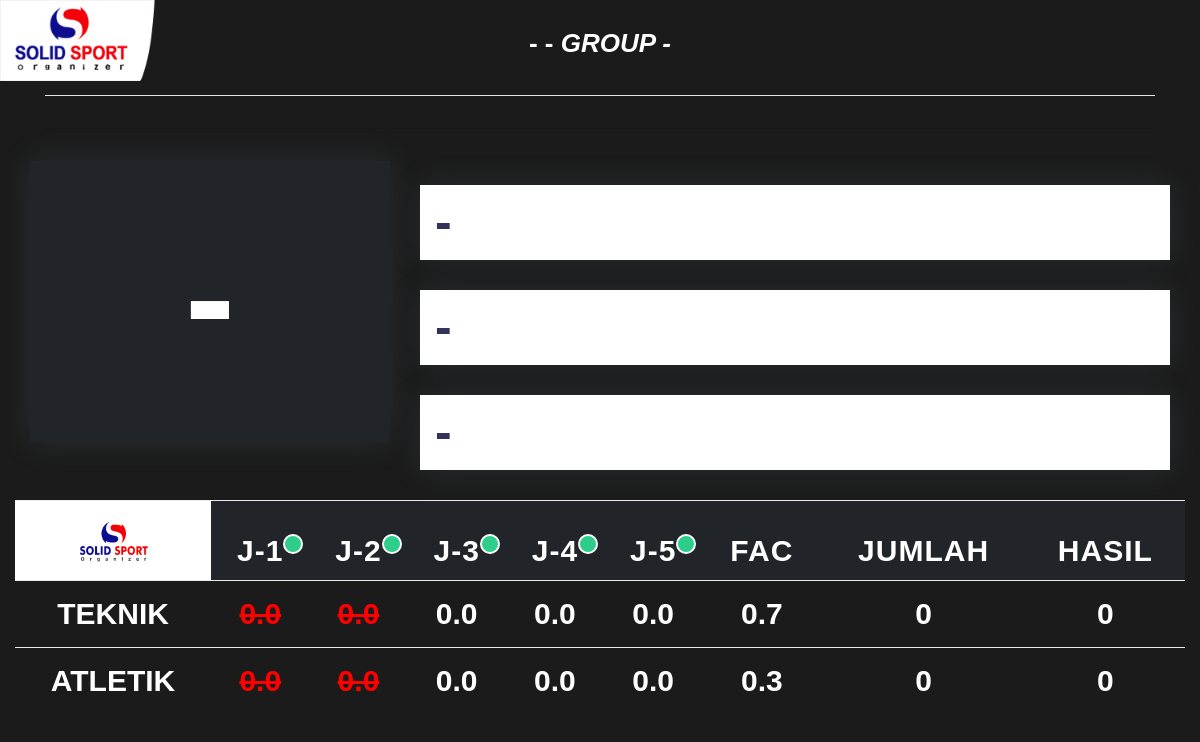
The page /modul/scoreboard/scoreboard.php on the database its author committed.
### tables this page shows
CREATE TABLE `point` (
  `idPoint` int(11) NOT NULL,
  `idAtlet` char(3) NOT NULL,
  `namaAtlet` varchar(50) NOT NULL,
  `kelas` varchar(50) NOT NULL,
  `kontingen` varchar(50) NOT NULL,
  `namaKata` varchar(50) NOT NULL,
  `grup` varchar(10) NOT NULL,
  `atribut` char(3) NOT NULL,
  `namaJuri` varchar(50) NOT NULL,
  `nilaiTeknik` double NOT NULL,
  `nilaiAtletik` double NOT NULL,
  `statusPenilaian` varchar(10) NOT NULL DEFAULT 'standby',
  `juriMenilai` int(11) NOT NULL DEFAULT 0
);

### config/prosesPerhitungan.php (called while the page is built, shortened)
<?php
    include 'database/koneksi.php';
    $queryTeknik = mysqli_query($conn, "SELECT `nilaiTeknik` from `point`");
    while($rowTeknik = mysqli_fetch_array($queryTeknik)){
        $nilaiTeknik[] = $rowTeknik['nilaiTeknik'];
    }
    $queryAtletik = mysqli_query($conn, "SELECT `nilaiAtletik` from `point`");
    while($rowAtletik = mysqli_fetch_array($queryAtletik)){
        $nilaiAtletik[] = $rowAtletik['nilaiAtletik'];
    }
    sort($nilaiTeknik);
    sort($nilaiAtletik);
    $deretTeknik = array_slice($nilaiTeknik, 1, 3);
    $deretSisaTeknik1 = $nilaiTeknik[0];
    $deretSisaTeknik2 = $nilaiTeknik[4];
    $deretAtletik = array_slice($nilaiAtletik, 1, 3);
    $deretSisaAtletik1 = $nilaiAtletik[0];
    $deretSisaAtletik2 = $nilaiAtletik[4];
    $sumTeknik = array_sum($deretTeknik);
    $sumAtletik = array_sum($deretAtletik);
    $totalNilaiTeknik = 0.7 * $sumTeknik;
    $totalNilaiAtletik = 0.3 * $sumAtletik;
?>

### modul/scoreboard/scoreboard.php (the view, shortened to what this page needs)
<html>
<link rel="stylesheet" href="../../assets/css/style.css">
<?php
include "../../config/templates/header.php";
include "../../config/database/koneksi.php";
$sqlScoreBoard = "SELECT * FROM `papanskor` WHERE `status` = 'aktif'";
$data = mysqli_query($conn, $sqlScoreBoard);
$row = mysqli_fetch_array($data);
$tampil = $row['jenisScoreboard'];
$sqlJuriMenilai = mysqli_query($conn, "SELECT SUM(juriMenilai) as juriMenilai from `point`");
$rowJuriMenilai = mysqli_fetch_array($sqlJuriMenilai);
$sqlPoint = mysqli_query($conn, "SELECT DISTINCT `namaAtlet`,`kontingen`,`grup`,`kelas`,`namaKata`, `atribut` FROM `point`");
$rowPoint = mysqli_fetch_array($sqlPoint);
$namaAtlet = $rowPoint['namaAtlet'];
$kontingen = $rowPoint['kontingen'];
$namaKata = $rowPoint['namaKata'];
$atribut = $rowPoint['atribut'];
$grup = $rowPoint['grup'];
$kelas = $rowPoint['kelas'];
$JuriMenilai = $rowJuriMenilai['juriMenilai'];
$sqlNilai = mysqli_query($conn, "SELECT `namaJuri`, `nilaiTeknik`, `nilaiAtletik` from `point`");
$sqlNilai2 = mysqli_query($conn, "SELECT `namaJuri`, `nilaiTeknik`, `nilaiAtletik` from `point`");
$sqlNilai3 = mysqli_query($conn, "SELECT `namaJuri`, `nilaiTeknik`, `nilaiAtletik` from `point`");
include '../../config/prosesPerhitungan.php';
?>
<body style="position:fixed; width: 100%; height: 100%;background:url('../../assets/img/banner3.jpg');background-repeat: no-repeat;background-size: cover;">
    <div class="container mt-2">
        <div class="row">
            <div class="col-md-12 col-lg-12 col-xl-12">
                <h1 class="text-center pt-3" style="font-family: 'Montserrat', sans-serif;text-transform: uppercase;color: #fff;">
                    <b>
                        <?= $kelas ?> -
                        <i>Group <?= $grup ?></i>
                    </b>
                    <hr class="bg-white" />
                </h1>
                <hr>
            </div>
        </div>
    </div>
    <?php if($tampil == 'scoreboard'){ ?>
        <div class="container-fluid">
        <div class="col-md-12 col-lg-12 col-xl-12">
            <div class="row">
                <div class="col-md-4">
                    <div class="card bg-<?php if($atribut == 'Ao'){echo "primary";}else  if($atribut == 'Aka'){echo "danger";} else{echo 'dark';}?>" style="width: 100%;height: auto;">
                        <div class="card-body">
                            <h1 class="text-center blinking" *ngIf="finalScore && finalScore !== 1001 && finalScore !== 10000" style="font-size: 150px;color: white;">
                                <b>
                                    <?php if($JuriMenilai <5){echo "-";}else{if($grup == 'final'){echo '-';}else{echo number_format($totalNilai,2);}}; ?>
                                </b>
                            </h1>
                        </div>
                    </div>
                </div>
                <div class="col mt-4">
                    <div class="card">
                        <div class="container">
                            <h1 class="mb-0" style="font-family: 'Arial', sans-serif;font-size: 50px;text-transform: uppercase;">
                                <?= $namaAtlet ?>
                            </h1>
                        </div>
                    </div>
                    <div class="card">
                        <div class="container">
                            <h1 class="mb-0" style="font-family: 'Arial', sans-serif;font-size: 50px;text-transform: uppercase;">
                                <?= $kontingen ?>
                            </h1>
                        </div>
                    </div>
                    <div class="card">
                        <div class="container">
                            <h1 class="mb-0" style="font-family: 'Arial', sans-serif;font-size: 50px;text-transform: uppercase;">
                                <?= $namaKata ?>
                            </h1>
                        </div>
                    </div>
                </div>
            </div>
        </div>
    </div>
    <div class="container-fluid">
        <div class="row">
            <div class="col-md-12 col-lg-12 col-xl-12">
                <div class="table-responsive">
                    <table class="table">
                        <thead class="bg-<?php if($atribut == 'Ao'){echo "primary";}else  if($atribut == 'Aka'){echo "danger";} else{echo 'dark';}?>">
                            <tr class="text-center">
                                <th style="background-color: #fff !important;">
                                    <div class="text-center">
                                        <img src="../../assets/img/logo-2.jpeg" class="img-fluid" style="width: 80px;" alt="">
                                    </div>
                                </th>
                                <?php while($rowJuri = mysqli_fetch_array($sqlNilai)){ ?>
                                    <th><?= $rowJuri['namaJuri'] ?><span class="dot bg-success" style="position:absolute"></span></th>
                                <?php } ?>
                                <th>FAC</th>
                                <th>JUMLAH</th>
                                <th>HASIL</th>
                            </tr>
                        </thead>
                        <tbody>
                            <tr class="text-center">
                                <th style="color: #fff;font-weight: 700;">TEKNIK</th>
                                <?php
                                    $hitungTeknik1 = 1;
                                    $hitungTeknik2 = 1;
                                    while($rowTeknik = mysqli_fetch_array($sqlNilai2)){ ?>
                                    <td data-column="<?= $rowTeknik['namaJuri'] ?>">
                                    <?php if($rowTeknik['nilaiTeknik'] == $deretSisaTeknik1 AND $hitungTeknik1 <= 1 ){
                                        echo "<del style = 'color:red;'>".number_format($rowTeknik['nilaiTeknik'], 1)."</del></td>";$hitungTeknik1++;
                                    }else if($rowTeknik['nilaiTeknik'] == $deretSisaTeknik2 AND $hitungTeknik2 <= 1 ){
                                        echo "<del style = 'color:red;'>".number_format($rowTeknik['nilaiTeknik'], 1)."</del></td>";$hitungTeknik2++;
                                    }else{
                                        echo number_format($rowTeknik['nilaiTeknik'], 1);
                                    }
                                    }
                                    ?>
                                <td data-column="FAC">0.7</td>
                                <td data-column="JUMLAH"><?= $sumTeknik ?></td>
                                <td data-column="HASIL"><?= $totalNilaiTeknik ?></td>
                                </td>
                            </tr>
                            <tr class="text-center">
                                <th style="color: #fff;font-weight: 700;">ATLETIK</th>
                                <?php
                                    $hitungAtletik1 = 1;
                                    $hitungAtletik2 = 1;
                                    while($rowAtletik = mysqli_fetch_array($sqlNilai3)){ ?>
                                    <td data-column="<?= $rowAtletik['namaJuri'] ?>">
                                    <?php if($rowAtletik['nilaiAtletik'] == $deretSisaAtletik1 AND $hitungAtletik1 <= 1 ){
                                        echo "<del style = 'color:red;'>".number_format($rowAtletik['nilaiAtletik'], 1)."</del></td>";$hitungAtletik1++;
                                    }else if($rowAtletik['nilaiAtletik'] == $deretSisaAtletik2 AND $hitungAtletik2 <= 1 ){
                                        echo "<del style = 'color:red;'>".number_format($rowAtletik['nilaiAtletik'], 1)."</del></td>";$hitungAtletik2++;
                                    }else{
                                        echo number_format($rowAtletik['nilaiAtletik'], 1);
                                    }
                                    }
                                    ?>
                                <td data-column="FAC">0.3</td>
                                <td data-column="JUMLAH"><?= $sumAtletik ?></td>
                                <td data-column="HASIL"><?= $totalNilaiAtletik ?></td>
                                </td>
                            </tr>
                        </tbody>
                    </table>
                </div>
            </div>
        </div>
    </div>
    <?php } ?>
</body>
</html>

### assets/css/style.css (style rules this page uses)
th { font-size: 30px !important; color: #fff; font-family: 'Arial', sans-serif; }
td { font-size: 30px !important; font-family: 'Arial', sans-serif; font-weight: 900; color: #fff; }
.dot { height: 20px; width: 20px; border-radius: 50%; display: inline-block; border: 2px solid white; }
.card { border-radius: 0px !important; }
.blinking { animation: blinkingText 0.3s infinite; }

### rows shown on the page
point: namaJuri "J-1", nilaiTeknik "0.0", nilaiAtletik "0.0"
point: namaJuri "J-2", nilaiTeknik "0.0", nilaiAtletik "0.0"
point: namaJuri "J-3", nilaiTeknik "0.0", nilaiAtletik "0.0"
point: namaJuri "J-4", nilaiTeknik "0.0", nilaiAtletik "0.0"
point: namaJuri "J-5", nilaiTeknik "0.0", nilaiAtletik "0.0"

### other values the page prints
$kelas "-"
$grup "-"
$namaAtlet "-"
$kontingen "-"
$namaKata "-"
$sumTeknik "0"
$totalNilaiTeknik "0"
$sumAtletik "0"
$totalNilaiAtletik "0"
